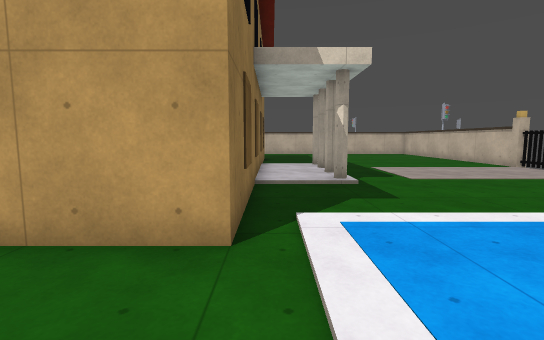
view 1 (above)

17 first-person views from a walk through a level from a Godot 3-D game. The camera is 1.3 m above the floor, tilts 6° down and sees 85° across. The floor is counted in squares, 1 m on a side. Each view is taken from the middle of a square. On the plan, view 1 faces up. The plan holds only what a view shows up to about 14 squares ahead; the rest is blank. The place goes on beyond the plan. Surface patterns are stand-ins for the level's own textures.

view 2
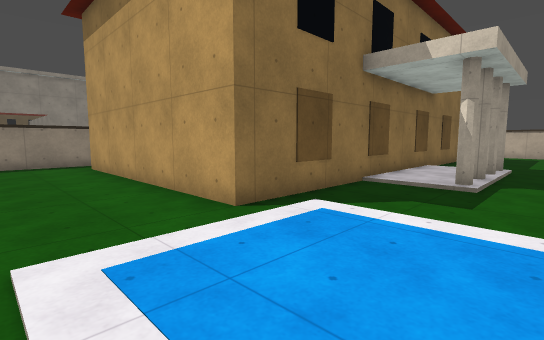

view 3
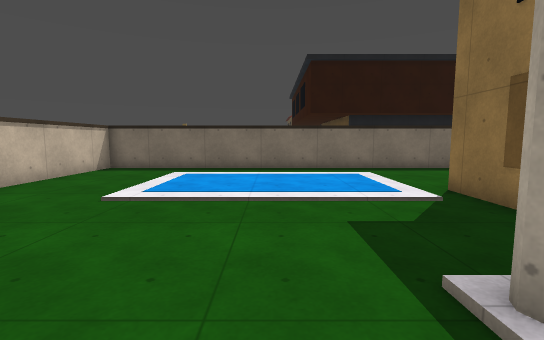

view 4
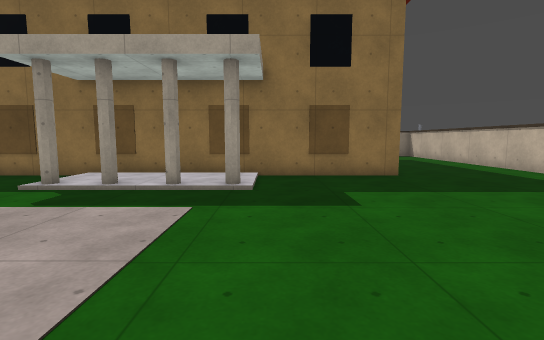

view 5
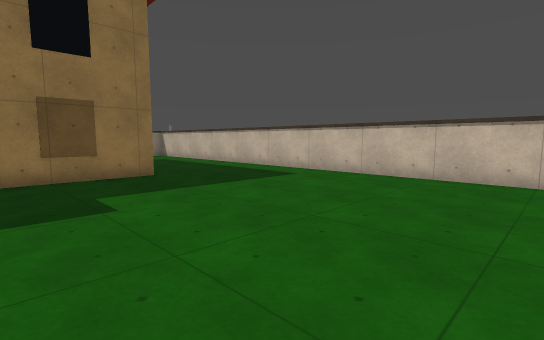

view 6
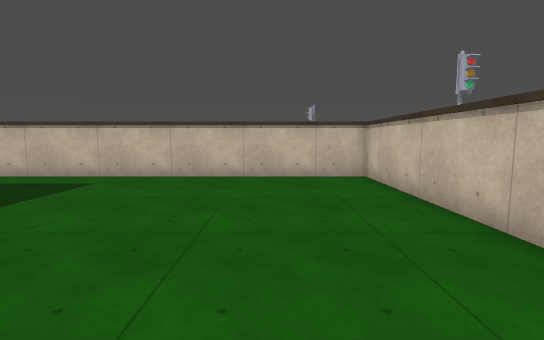

view 7
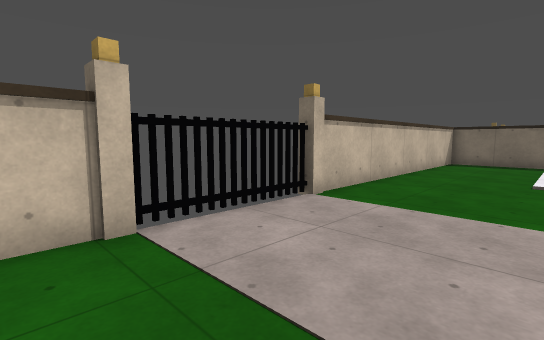

view 8
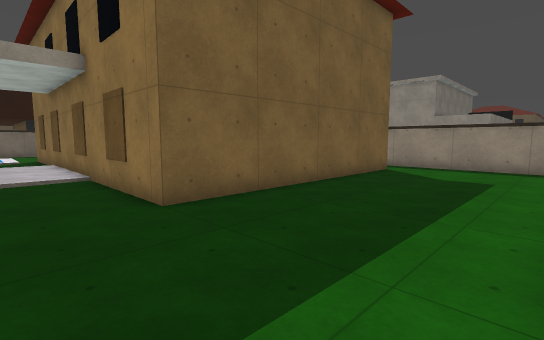

view 9
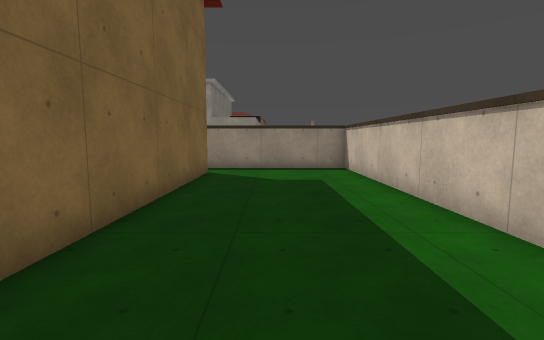

view 10
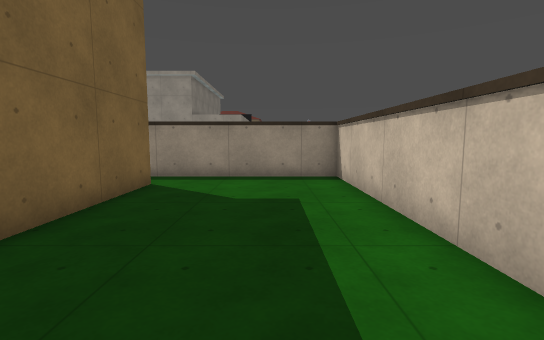

view 11
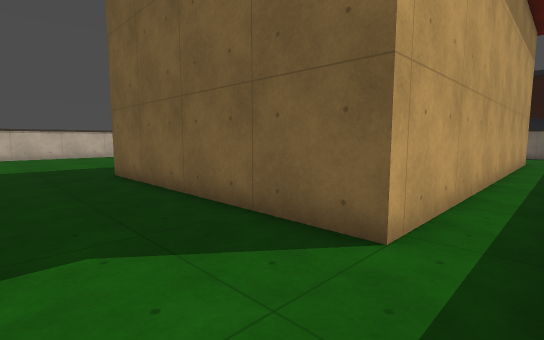

view 12
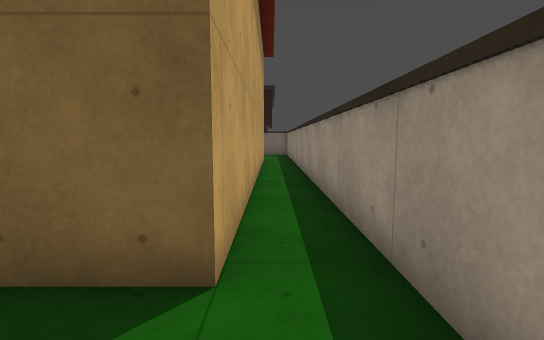

view 13
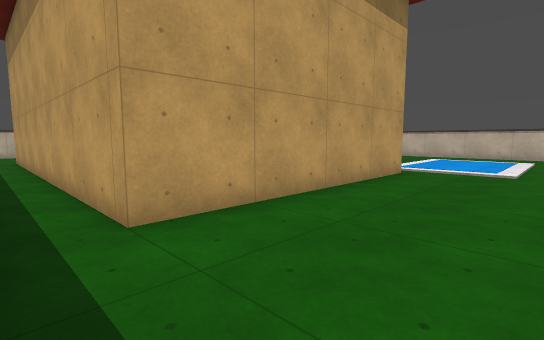

view 14
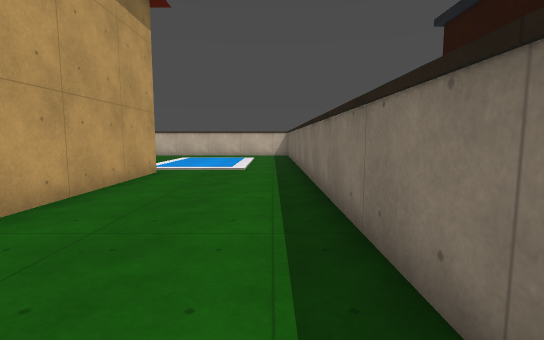

view 15
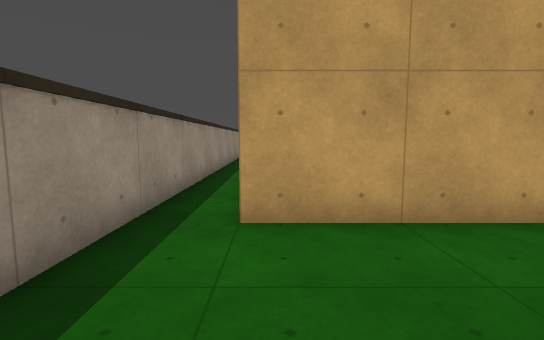

view 16
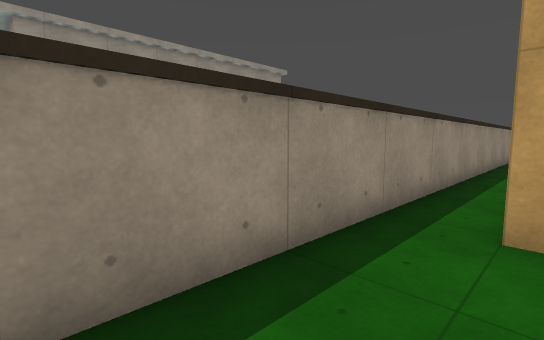

view 17
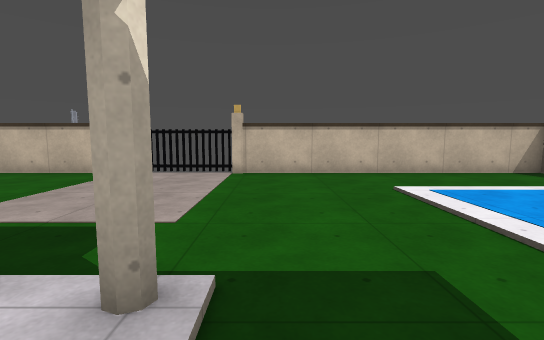

### Floor plan
Points are (right, up) in squares from view 1. A wall is a line through its corners. A room is listed if a view was taken in it or the views show most of it. See-through windows are left out.
Room 1 (views 1, 2, 3, 4, 5, 6, 7, 8, 9, 10, 11, 12, 13, 14, 15, 16, 17)
walls: (-0.5, 19.5) (-0.5, 3.5) (-10.5, 3.5) (-10.5, 19.5) (-0.5, 19.5); (11.2, 12.9) (11.2, 25.3) (-12.2, 25.3) (-12.2, -1); (11.1, 9.5) (11.6, 9.5); (11.6, 13.5) (11.1, 13.5); (-10.8, -2.3) (11.2, -2.3) (11.2, 10.1)

Where each view was taken, in squares from view 1:
view 1: 0 up, 0 right, facing up
view 2: 0 up, 4 right, facing up-left
view 3: 11 up, 4 right, facing down
view 4: 15 up, 10 right, facing left
view 5: 15 up, 10 right, facing up-left
view 6: 15 up, 8 right, facing up
view 7: 15 up, 7 right, facing down-right
view 8: 25 up, 2 right, facing down-left
view 9: 22 up, 1 right, facing left
view 10: 23 up, 2 left, facing left
view 11: 23 up, 12 left, facing down-right
view 12: 22 up, 11 left, facing down
view 13: 1 down, 12 left, facing up-right
view 14: 1 down, 12 left, facing right
view 15: 1 down, 10 left, facing up
view 16: 1 down, 10 left, facing up-left
view 17: 8 up, 0 right, facing right
